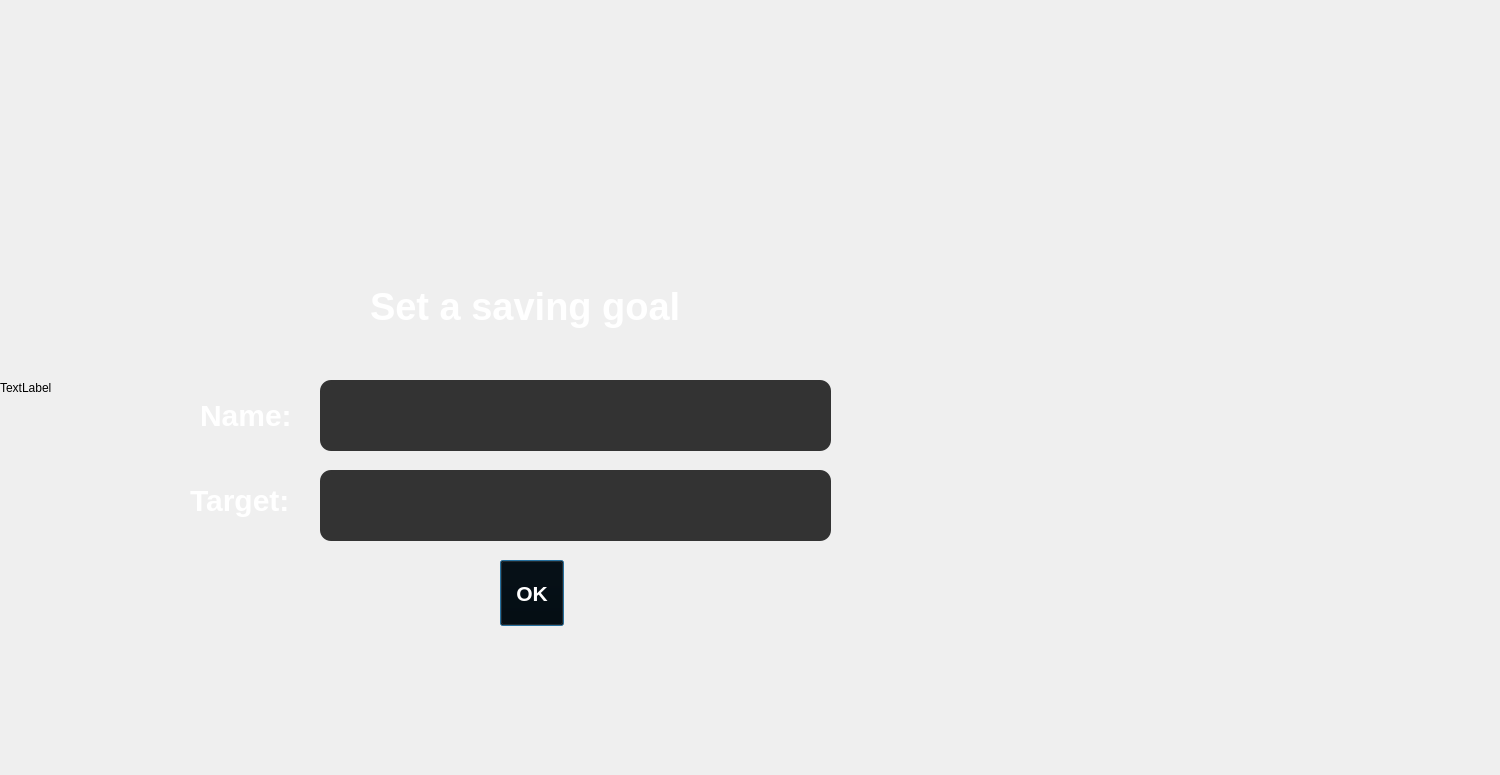
<?xml version="1.0" encoding="UTF-8"?>
<ui version="4.0">
 <class>secondQuestion</class>
 <widget class="QDialog" name="secondQuestion">
  <property name="geometry">
   <rect>
    <x>0</x>
    <y>0</y>
    <width>1500</width>
    <height>775</height>
   </rect>
  </property>
  <property name="windowTitle">
   <string>Dialog</string>
  </property>
  <widget class="QLabel" name="question">
   <property name="geometry">
    <rect>
     <x>370</x>
     <y>270</y>
     <width>311</width>
     <height>74</height>
    </rect>
   </property>
   <property name="font">
    <font>
     <pointsize>-1</pointsize>
     <italic>false</italic>
     <bold>true</bold>
    </font>
   </property>
   <property name="styleSheet">
    <string notr="true">color: rgb(255, 255, 255);
font-size: 38px;
font: bold;</string>
   </property>
   <property name="text">
    <string>Set a saving goal</string>
   </property>
  </widget>
  <widget class="QLabel" name="nameText">
   <property name="geometry">
    <rect>
     <x>200</x>
     <y>400</y>
     <width>121</width>
     <height>31</height>
    </rect>
   </property>
   <property name="styleSheet">
    <string notr="true">color: rgb(255, 255, 255);
font-size: 30px;
font: bold;</string>
   </property>
   <property name="text">
    <string>Name:</string>
   </property>
  </widget>
  <widget class="QLabel" name="targetText">
   <property name="geometry">
    <rect>
     <x>190</x>
     <y>480</y>
     <width>131</width>
     <height>41</height>
    </rect>
   </property>
   <property name="styleSheet">
    <string notr="true">color: rgb(255, 255, 255);
font-size: 30px;
font: bold;</string>
   </property>
   <property name="text">
    <string>Target:</string>
   </property>
  </widget>
  <widget class="QLineEdit" name="targetInput">
   <property name="geometry">
    <rect>
     <x>320</x>
     <y>470</y>
     <width>511</width>
     <height>71</height>
    </rect>
   </property>
   <property name="styleSheet">
    <string notr="true">background-color: rgb(51, 51, 51);
border-radius: 11px;
 padding: 10px ;
color: white;
font-size: 50px;
font-weight: bold;
</string>
   </property>
  </widget>
  <widget class="QLineEdit" name="nameInpu">
   <property name="geometry">
    <rect>
     <x>320</x>
     <y>380</y>
     <width>511</width>
     <height>71</height>
    </rect>
   </property>
   <property name="styleSheet">
    <string notr="true">background-color: rgb(51, 51, 51);
border-radius: 11px;
 padding: 10px ;
color: white;
font-size: 50px;
font-weight: bold;</string>
   </property>
  </widget>
  <widget class="QLabel" name="backgroundd">
   <property name="geometry">
    <rect>
     <x>0</x>
     <y>0</y>
     <width>1500</width>
     <height>775</height>
    </rect>
   </property>
   <property name="text">
    <string>TextLabel</string>
   </property>
  </widget>
  <widget class="QPushButton" name="okButton">
   <property name="geometry">
    <rect>
     <x>500</x>
     <y>560</y>
     <width>64</width>
     <height>66</height>
    </rect>
   </property>
   <property name="font">
    <font>
     <family>Arial</family>
     <pointsize>16</pointsize>
     <italic>false</italic>
     <bold>true</bold>
    </font>
   </property>
   <property name="cursor">
    <cursorShape>ArrowCursor</cursorShape>
   </property>
   <property name="autoFillBackground">
    <bool>false</bool>
   </property>
   <property name="styleSheet">
    <string notr="true">background-color:transparent;
font-weight:bold;
color:white;
</string>
   </property>
   <property name="text">
    <string>OK</string>
   </property>
  </widget>
  <zorder>backgroundd</zorder>
  <zorder>question</zorder>
  <zorder>nameText</zorder>
  <zorder>targetText</zorder>
  <zorder>targetInput</zorder>
  <zorder>nameInpu</zorder>
  <zorder>okButton</zorder>
 </widget>
 <resources/>
 <connections/>
</ui>
